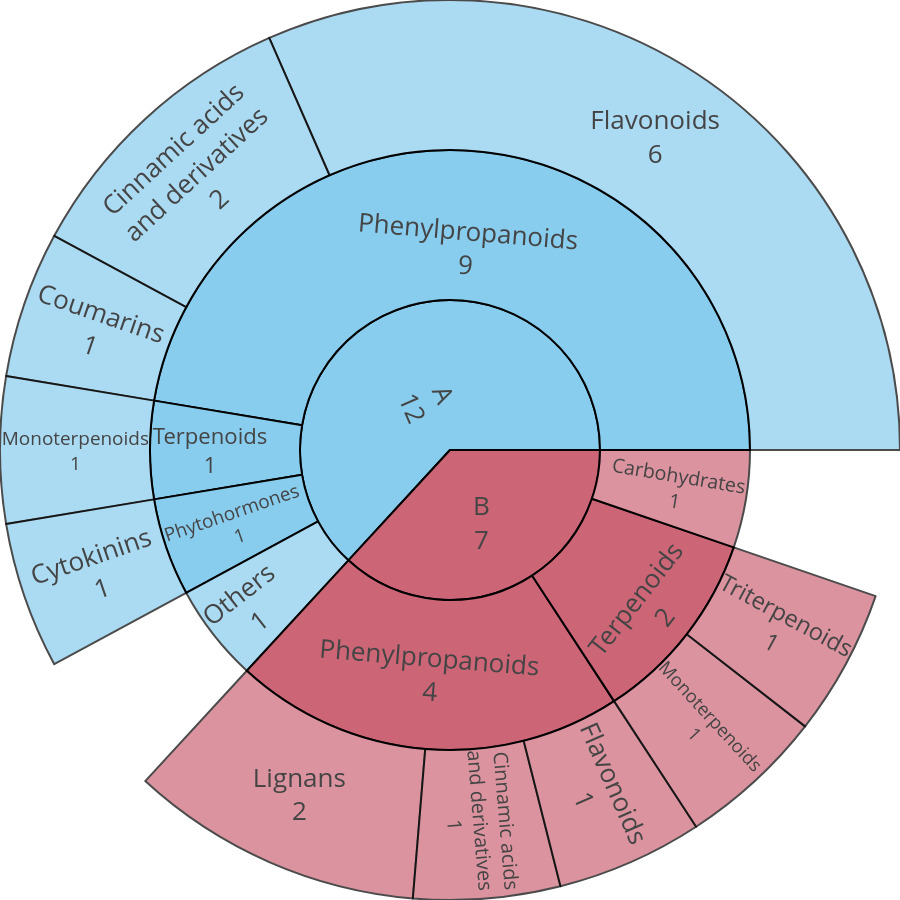

The code cell stored with this chart in its notebook:
### Markdown cell above
## Orange

### Code cell
labels = [
    'A',
    'B',
    'Phenylpropanoids',
    'Terpenoids',
    'Phytohormones',
    'Others',
    'Phenylpropanoids ',
    'Terpenoids ',
    'Carbohydrates',
    'Flavonoids',
    'Coumarins',
    'Cinnamic acids<br>and derivatives',
    'Cytokinins',
    'Monoterpenoids',
    'Cinnamic acids<br>and derivatives ',
    'Flavonoids ',
    'Lignans',
    'Monoterpenoids ',
    'Triterpenoids'
]


parents = [
    '',
    '',
    'A',
    'A',
    'A',
    'A',
    'B',
    'B',
    'B',
    'Phenylpropanoids',
    'Phenylpropanoids',
    'Phenylpropanoids',
    'Phytohormones',
    'Terpenoids',
    'Phenylpropanoids ',
    'Phenylpropanoids ',
    'Phenylpropanoids ',
    'Terpenoids ',
    'Terpenoids '
]


values = [
    '12',
    '7',
    '9',
    '1',
    '1',
    '1',
    '4',
    '2',
    '1',
    '6',
    '1',
    '2',
    '1',
    '1',
    '1',
    '1',
    '2',
    '1 ',
    '1'
]


fig =go.Figure(go.Sunburst(
    labels=labels,
    parents=parents,
    values=values,
    branchvalues="total",
    marker=dict(line=dict(color="black", width=2)), # contour noir
    textfont=dict(size=20),
    textinfo="label+value"  # ajouter valeurs
))

fig.update_traces(
    textfont_size=26   # augmente la taille ici
)

# Update layout for tight margin
fig.update_layout(margin = dict(t=0, l=0, r=0, b=0))

fig.update_layout(
    width=900,   # adjust width as needed
    height=900,   # adjust height as needed
    sunburstcolorway=px.colors.qualitative.Safe,
    extendsunburstcolors=True
)

fig.show()

### Figure 1 — Plotly figure (JSON) as saved in the notebook; plotly's stock layout.template omitted (floating-point values rounded to 4 significant figures)
{"data": [{"branchvalues": "total", "labels": ["A", "B", "Phenylpropanoids", "Terpenoids", "Phytohormones", "Others", "Phenylpropanoids ", "Terpenoids ", "Carbohydrates", "Flavonoids", "Coumarins", "Cinnamic acids<br>and derivatives", "Cytokinins", "Monoterpenoids", "Cinnamic acids<br>and derivatives ", "Flavonoids ", "Lignans", "Monoterpenoids ", "Triterpenoids"], "marker": {"line": {"color": "black", "width": 2}}, "parents": ["", "", "A", "A", "A", "A", "B", "B", "B", "Phenylpropanoids", "Phenylpropanoids", "Phenylpropanoids", "Phytohormones", "Terpenoids", "Phenylpropanoids ", "Phenylpropanoids ", "Phenylpropanoids ", "Terpenoids ", "Terpenoids "], "textfont": {"size": 26}, "textinfo": "label+value", "type": "sunburst", "values": ["12", "7", "9", "1", "1", "1", "4", "2", "1", "6", "1", "2", "1", "1", "1", "1", "2", "1 ", "1"]}], "layout": {"extendsunburstcolors": true, "height": 900, "margin": {"b": 0, "l": 0, "r": 0, "t": 0}, "sunburstcolorway": ["rgb(136, 204, 238)", "rgb(204, 102, 119)", "rgb(221, 204, 119)", "rgb(17, 119, 51)", "rgb(51, 34, 136)", "rgb(170, 68, 153)", "rgb(68, 170, 153)", "rgb(153, 153, 51)", "rgb(136, 34, 85)", "rgb(102, 17, 0)", "rgb(136, 136, 136)"], "width": 900}}
